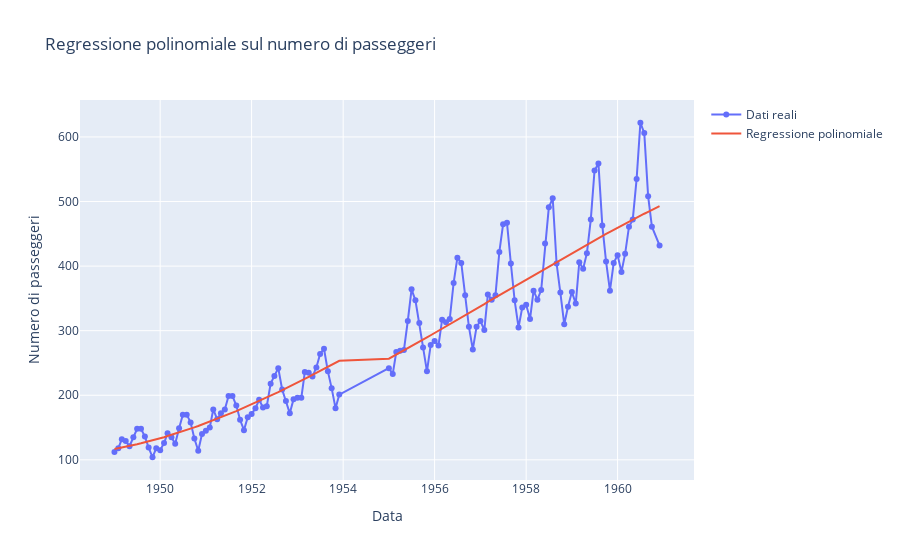

Write notebook code for a chart like this one.
### Markdown cell above
5. Visualizza i dati reali e la curva stimata con Plotly.

### Code cell
fig = go.Figure()
fig.add_trace(go.Scatter(x=df.loc[df_clean.index, "date"], y=y, mode="markers+lines", name="Dati reali"))
fig.add_trace(go.Scatter(x=df.loc[df_clean.index, "date"], y=preds, mode="lines", name="Regressione polinomiale"))
fig.update_layout(title="Regressione polinomiale sul numero di passeggeri",
                  xaxis_title="Data", yaxis_title="Numero di passeggeri")
fig.show()

### Figure 1 — Plotly figure (JSON) as saved in the notebook; plotly's stock layout.template omitted (floating-point values rounded to 4 significant figures; data arrays with more than 128 entries replaced by an {"elided": "..."} marker saying what was removed)
{"data": [{"mode": "markers+lines", "name": "Dati reali", "type": "scatter", "x": {"elided": "131 str values"}, "y": {"elided": "131 float values"}}, {"mode": "lines", "name": "Regressione polinomiale", "type": "scatter", "x": {"elided": "131 str values"}, "y": {"elided": "131 float values"}}], "layout": {"title": {"text": "Regressione polinomiale sul numero di passeggeri"}, "xaxis": {"title": {"text": "Data"}}, "yaxis": {"title": {"text": "Numero di passeggeri"}}}}
